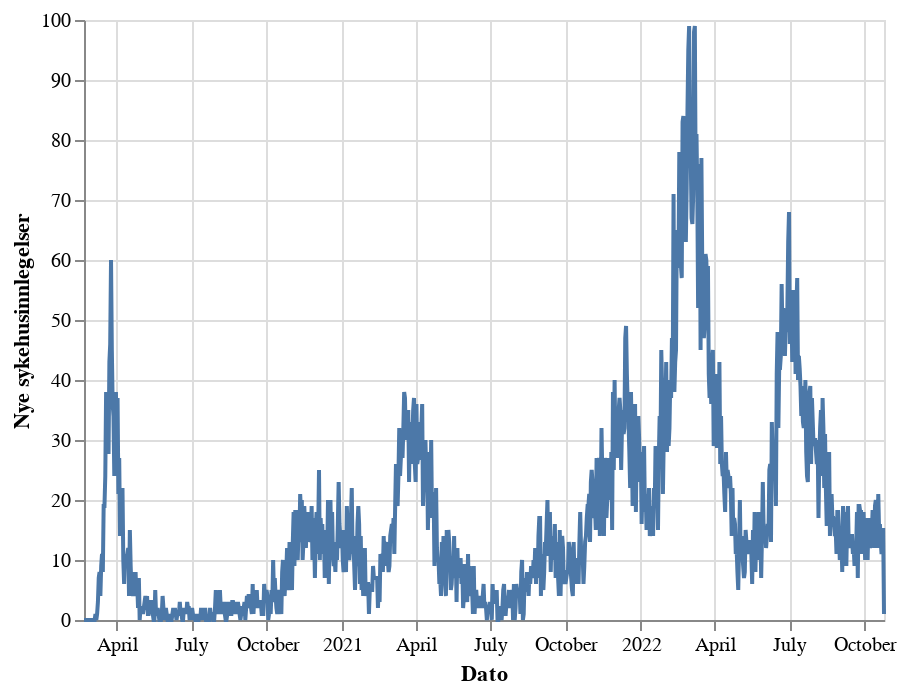

Notebook code cell kept with this figure:
### Code cell
alt.Chart(admissions).mark_line().encode(
    x="Dato",
    y="Nye sykehusinnlegelser:Q",
)

### Figure 1 — Vega-Lite specification as saved in the notebook (floating-point values rounded to 4 significant figures; data arrays with more than 128 entries replaced by an {"elided": "..."} marker saying what was removed)
{"config": {"view": {"continuousWidth": 400, "continuousHeight": 300}}, "data": {"name": "data-c71ca1b34e7e8ef0823a8d6088d0810b"}, "mark": "line", "encoding": {"x": {"field": "Dato", "type": "temporal"}, "y": {"field": "Nye sykehusinnlegelser", "type": "quantitative"}}, "$schema": "https://vega.github.io/schema/vega-lite/v4.17.0.json", "datasets": {"data-c71ca1b34e7e8ef0823a8d6088d0810b": {"elided": "978 records"}}}
